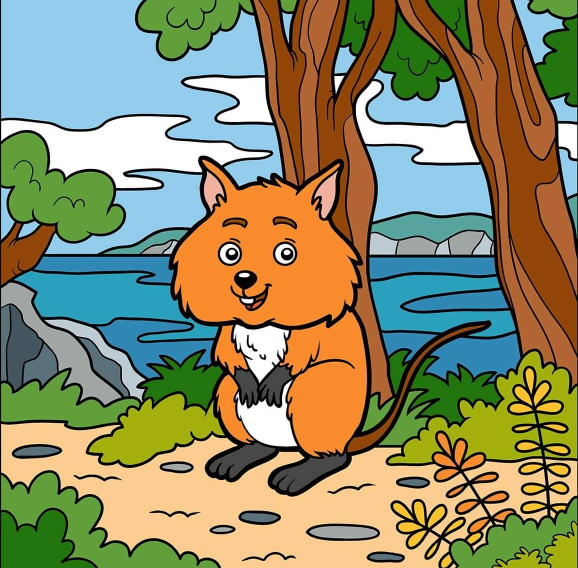
#> input picture old1.jpg, 1155 x 1136 px (shown at 1/2 size)
$ python image_diff_checking1.py
#> lines starting #> are read from the running program, lines starting #| are printed output that depends on the picture; after the words box and inside, x2 and y2 are one past the last pixel; in counts of white or black regions, pixels touching at a corner belong together
"""Auth: Radhashyam Nayak"""
import cv2

prev_img = cv2.imread("old1.jpg", 1)
#> prev_img is the input picture: shape (1136, 1155, 3); mean B, G, R 103, 138.6, 139.3
new_img = cv2.imread("new1.jpg", 1)
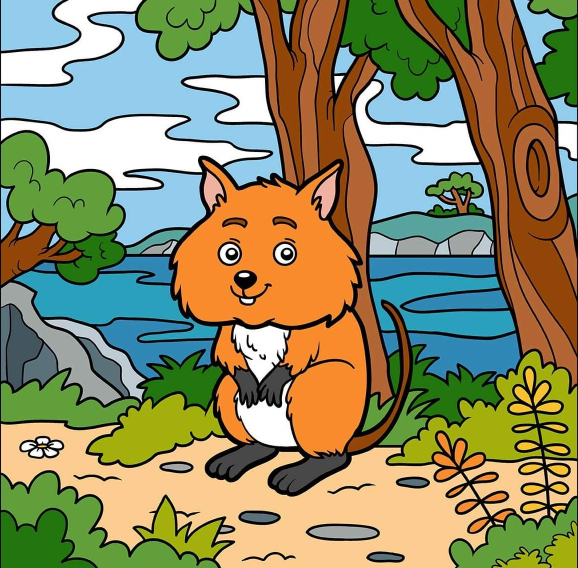
#> input picture new1.jpg, 1155 x 1136 px (shown at 1/2 size)
#> new_img is the input picture: shape (1136, 1155, 3); mean B, G, R 100.3, 138.3, 139.3

old_img_resize = cv2.resize(prev_img, (500, 500))
new_img_resize = cv2.resize(new_img, (500, 500))

diff = cv2.absdiff(old_img_resize, new_img_resize)
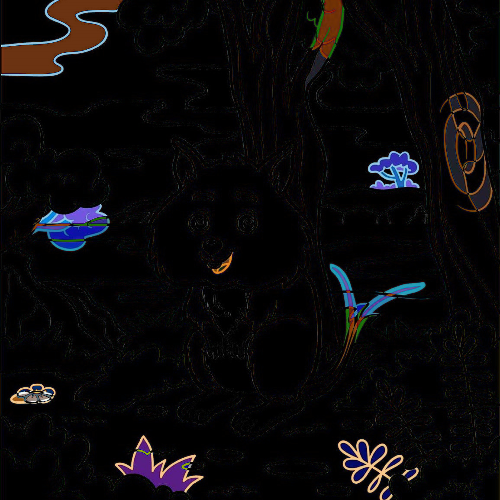
#> diff: shape (500, 500, 3); mean B, G, R 10.3, 8.8, 10.4

# Converting To Gray Scale
gray = cv2.cvtColor(diff, cv2.COLOR_BGR2GRAY)
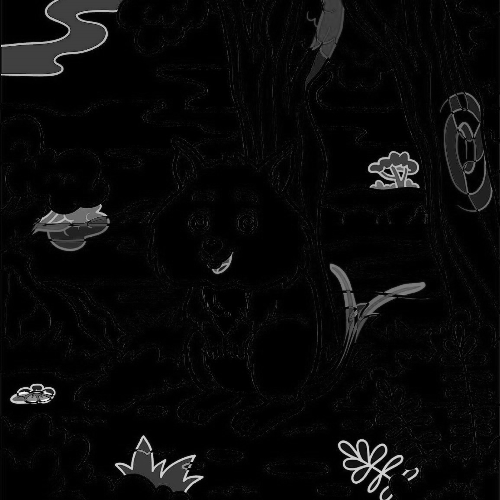
#> gray: shape (500, 500); min 0, max 250, mean 9.4

# Converting Gray Image To Blur Image For Perfect Result
blur = cv2.GaussianBlur(gray, (5, 5), 0)

# Thresshold
_, thresh = cv2.threshold(blur, 20, 255, cv2.THRESH_BINARY)
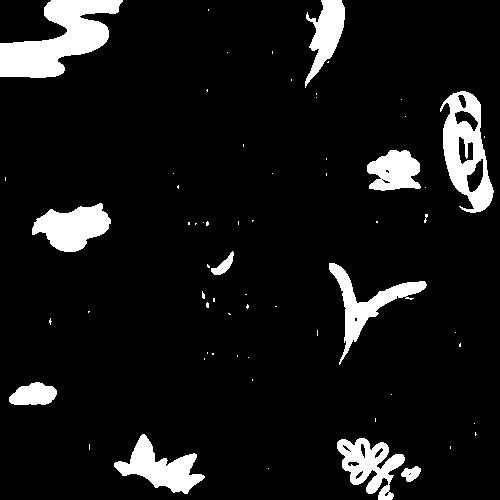
#> thresh: shape (500, 500); 8.8% white; 64 white regions (53 under 20 px), largest, box (x1, y1, x2, y2) and area: (0, 0, 123, 78) 4943, (440, 91, 494, 213) 3287, (32, 203, 111, 252) 2393

# Itaration
dilated = cv2.dilate(thresh, None, iterations=3)
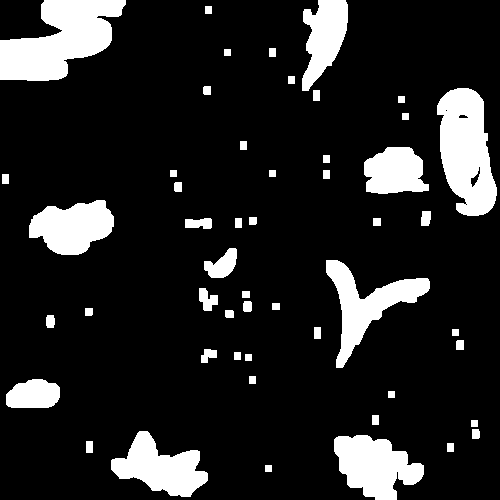
#> dilated: shape (500, 500); 14.3% white; 51 white regions

# Contours
contours, _ = cv2.findContours(dilated, cv2.RETR_TREE, cv2.CHAIN_APPROX_SIMPLE)
#> contours = 55 contours, 2 with area under 20; largest, box (x1, y1, x2, y2) and area: (0, 0, 126, 81) 5945, (437, 88, 497, 216) 5262, (334, 435, 424, 500) 3644, (326, 260, 430, 368) 3473, (111, 431, 208, 497) 3302

# Loop
for contour in contours:

    # for creating boxes On The Moving Object: 1
    #(x, y, w, h) = cv2.boundingRect(contour)

    # Checking Contour area
    if cv2.contourArea(contour) < 500:
        continue

    # for creating boxes On The Moving Object: 1
    #cv2.rectangle(old_img_resize, (x, y), (x + w, y + h), (0, 255, 0), 2)
    #cv2.rectangle(new_img_resize, (x, y), (x + w, y + h), (0, 255, 0), 2)

    # Drawing Contour
    cv2.drawContours(old_img_resize, contour, -1, (255, 0, 0), 3)
    cv2.drawContours(new_img_resize, contour, -1, (255, 0, 0), 3)

    # Printing Text On Frames
    cv2.putText(old_img_resize, "OLD IMAGE STATUS: {}".format("movement"), (10, 20), cv2.FONT_HERSHEY_COMPLEX_SMALL,
                1, (0, 0, 255), 1)
    cv2.putText(new_img_resize, "NEW IMAGE STATUS: {}".format("movement"), (10, 20), cv2.FONT_HERSHEY_COMPLEX_SMALL,
                1, (0, 0, 255), 1)
#> this loop made 55 passes
#> contour on passes 1, 2, 3, 7, 8, 9, 11, 12, 13, 16, 17, 21: [[265, 465], [265, 471], [271, 471], [271, 465]], [[447, 443], [447, 451], [453, 451], [453, 443]], [[86, 441], [86, 452], [92, 452], [92, 441]], [[471, 420], [471, 426], [477, 426], [477, 420]], [[372, 415], [372, 424], [378, 424], [378, 415]], [[388, 391], [388, 397], [394, 397], [394, 391]], [[249, 376], [249, 383], [255, 383], [255, 376]], [[245, 354], [245, 360], [251, 360], [251, 354]], [[234, 352], [234, 359], [240, 359], [240, 352]], [[452, 329], [452, 335], [458, 335], [458, 329]], [[314, 327], [314, 338], [320, 338], [320, 327]], [[272, 303], [272, 309], [279, 309], [279, 303]]
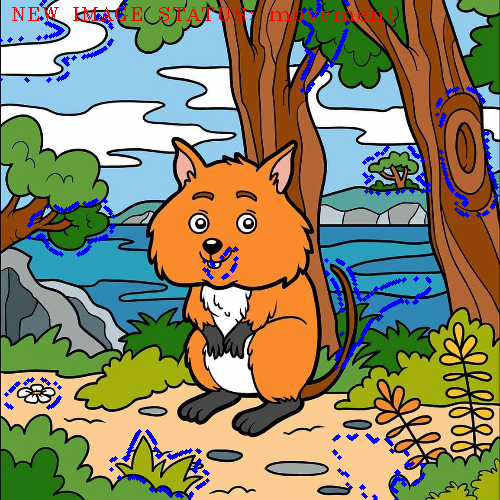
#> new_img_resize: shape (500, 500, 3); mean B, G, R 103.6, 133.6, 136.4
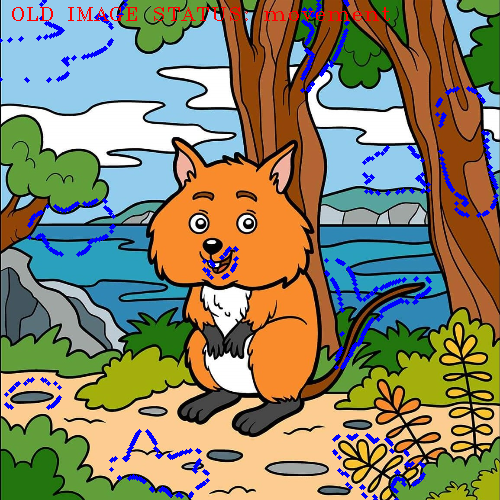
#> old_img_resize: shape (500, 500, 3); mean B, G, R 106.4, 134, 136.4

cv2.imshow("Old Image", old_img_resize)
cv2.imshow("New Image", new_img_resize)

cv2.waitKey(0)
cv2.destroyAllWindows()
